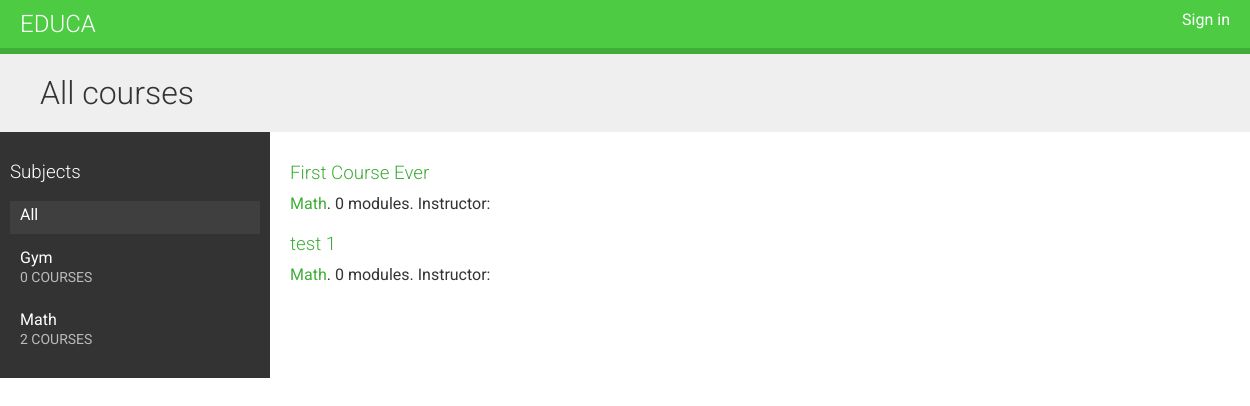
The app's page /, older data.
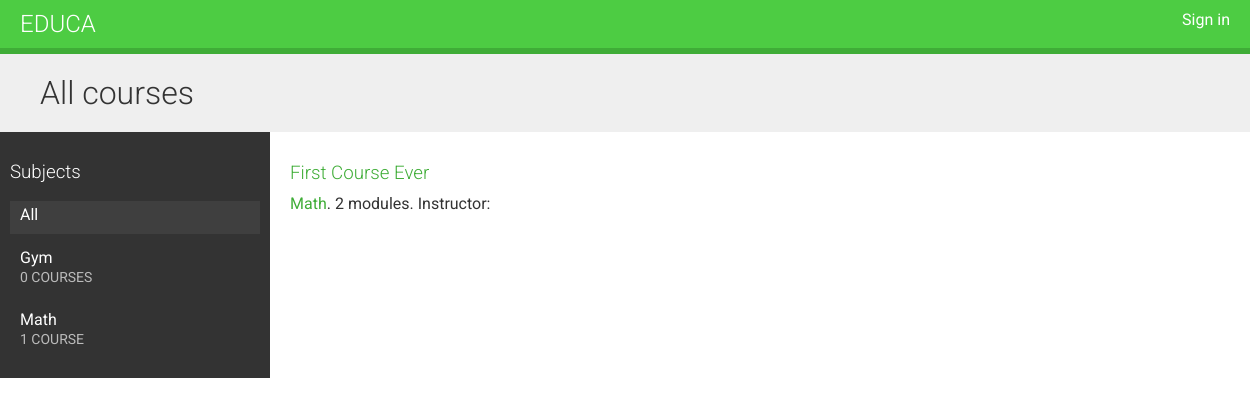
The same page, newer data.
### courses/models.py (models this page shows, shortened)
class Subject(models.Model):
    title = models.CharField(max_length=200)
    slug = models.SlugField(max_length=200, unique=True)
    class Meta:
        ordering = ['title']
    def __str__(self):
        return self.title

class Course(models.Model):
    owner = models.ForeignKey(User,
                              related_name='courses_created',
                              on_delete=models.CASCADE)
    subject = models.ForeignKey(Subject,
                                related_name='courses',
                                on_delete=models.CASCADE)
    title = models.CharField(max_length=200)
    slug = models.SlugField(max_length=200, unique=True)
    overview = models.TextField()
    created = models.DateTimeField(auto_now_add=True)
    students = models.ManyToManyField(User,
                                      related_name='courses_joined',
                                      blank=True)
    class Meta:
        ordering = ['-created']

### courses/views.py (the view)
# urls.py: path('', CourseListView.as_view(), name='course_list'),
class CourseListView(TemplateResponseMixin, View):
    model = Course
    template_name = 'courses/course/list.html'
    def get(self, request, subject=None):
        subjects = cache.get('all_subjects')
        if not subjects:
            subjects = Subject.objects.annotate(
                            total_courses=Count('courses'))
            cache.set('all_subjects', subjects)
        all_courses = Course.objects.annotate(
                        total_modules=Count('modules'))
        if subject:
            subject = get_object_or_404(Subject, slug=subject)
            key = f'subject_{subject.id}_courses'
            courses = cache.get(key)
            if not courses:
                courses = all_courses.filter(subject=subject)
                cache.set(key, courses)
        else:
            courses = cache.get('all_courses')
            if not courses:
                courses = all_courses
                cache.set('all_courses', courses)
        return self.render_to_response({'subjects': subjects,
                                        'subject': subject,
                                        'courses': courses})

### courses/templates/courses/course/list.html (shortened to what this page needs)
{% extends "base.html" %}
{% block content %}
  <h1>
    {% if subject %}
      {{ subject.title }} courses
    {% else %}
      All courses
    {% endif %}
  </h1>
  <div class="contents">
    <h3>Subjects</h3>
    <ul id="modules">
      <li {% if not subject %}class="selected"{% endif %}>
        <a href="{% url "course_list" %}">All</a>
      </li>
      {% for s in subjects %}
        <li {% if subject == s %}class="selected"{% endif %}>
          <a href="{% url "course_list_subject" s.slug %}">
            {{ s.title }}
            <br>
            <span>{{ s.total_courses }} course{{ s.total_courses|pluralize }}</span>
          </a>
        </li>
      {% endfor %}
    </ul>
  </div>
  <div class="module">
    {% for course in courses %}
      {% with subject=course.subject %}
        <h3>
          <a href="{% url "course_detail" course.slug %}">
            {{ course.title }}
          </a>
        </h3>
        <p>
          <a href="{% url "course_list_subject" subject.slug %}">{{ subject }}</a>.
            {{ course.total_modules }} modules.
            Instructor: {{ course.owner.get_full_name }}
        </p>
      {% endwith %}
    {% endfor %}
  </div>
{% endblock %}

Row changes from the older to the newer data that the page shows:
removed Course: title "test 1", subject "Math", total_modules "0"
computed for Subject "Math": total_courses "2" → "1"
computed for Course "First Course Ever": total_modules "0" → "2"
